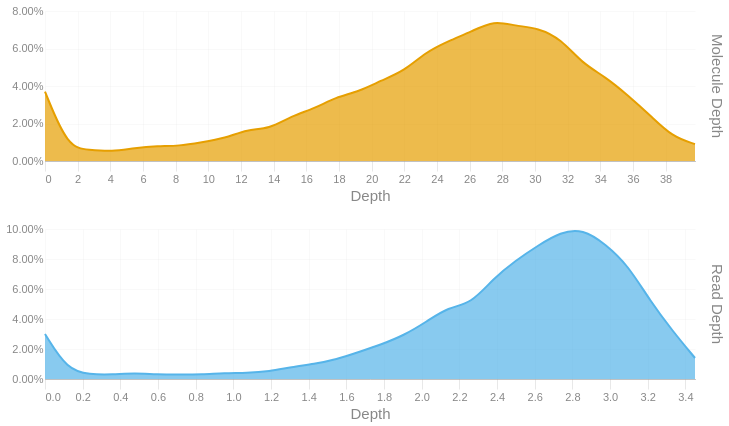

Here is the notebook cell this chart was saved with:
### Code cell
readdep = depth_hist(tb['Read Depth'], q99, 3)
readdep = readdep.with_columns(pl.lit('Read Depth').alias('Metric'))
if not SKIPLR:
    moldep = depth_hist(tb['Molecule Depth'], mol_q99, 1)
    moldep = moldep.with_columns(pl.lit('Molecule Depth').alias('Metric'))
    _hist = pl.concat([readdep, moldep])
    _hist = _hist.filter(pl.col('Proportion') != 0)
    with SafeRender(_hist):
        (
            alt.Chart(_hist)        
            .mark_area(interpolate = "basis")
            .encode(
                x=alt.X('Bin:Q').scale(domainMin=0).axis(alt.Axis(title='Depth')),
                y = alt.Y('Proportion:Q', title = None).axis(format = '.2%'),
                color = alt.Color('Metric:N').legend(None),
                row = alt.Row("Metric:N").header(title = None, labelOrient = 'right'),
                tooltip = [
                    alt.Tooltip("Metric:N", title = "Metric"),
                    alt.Tooltip('Interval:N', title = "Depth Interval"),
                    alt.Tooltip('Proportion:Q', title = "% Alignments").format('.2%')
                ]
            )
            .resolve_scale(x='independent', y='independent')
            .properties(
                height = 150, width = 650,
                usermeta={'embedOptions': {'downloadFileName': f'{samplename}.depth.hist'}}
            )
        ).display()
else:
    readdep = readdep.filter(pl.col('Proportion') != 0)
    with SafeRender(readdep):
        (
            alt.Chart(readdep)        
            .mark_area(interpolate = "basis")
            .encode(
                x=alt.X('Bin:Q').scale(domainMin=0).axis(alt.Axis(title='Depth')),
                y = alt.Y('Proportion:Q', title = None).axis(format = '.2%'),
                tooltip = [
                    alt.Tooltip('Interval:N', title = "Depth Interval"),
                    alt.Tooltip('Proportion:Q', title = "% Alignments").format('.2%')
                ]
            )
            .properties(
                usermeta={'embedOptions': {'downloadFileName': f'{samplename}.depth.hist'}}
            )
        ).display()

### Figure 1 — Vega-Lite specification as saved in the notebook (floating-point values rounded to 4 significant figures)
{"width": 650, "height": 150, "config": {"title": {"anchor": "start", "dy": -15, "fontSize": 18, "color": "#888888", "subtitleColor": "#888888", "subtitleFontSize": 14}, "arc": {"fill": "#0072B2"}, "axis": {"domainColor": "#888888", "domainWidth": 0.5, "gridWidth": 0.2, "grid": false, "titleFontWeight": 400, "titleFontSize": 15, "labelFontSize": 11, "labelColor": "#888888", "tickColor": "#888888", "tickWidth": 0.2, "titleColor": "#888888"}, "axisBand": {"grid": false}, "axisX": {"grid": true, "tickSize": 10, "domainCap": "round"}, "axisY": {"domain": false, "grid": true, "tickSize": 0, "domainCap": "round"}, "background": "transparent", "header": {"labelFontSize": 15, "labelColor": "#888888", "titleFontSize": 15, "titleFontWeight": 600, "titleColor": "#888888"}, "legend": {"labelFont": "sans-serif", "labelFontSize": 12, "labelColor": "#888888", "symbolSize": 100, "symbolType": "circle", "titleFontSize": 12, "titlePadding": 10, "titleColor": "#888888", "title": null}, "range": {"category": ["#E69F00", "#56B4E9", "#009E73", "#F0E442", "#0072B2", "#D55E00", "#CC79A7", "#000000"], "diverging": ["#cfe8f3", "#a2d4ec", "#73bfe2", "#46abdb", "#1696d2", "#12719e"]}, "area": {"fill": "#0072B2", "fillOpacity": 0.7, "line": true, "strokeOpacity": 0.7}, "line": {"color": "#0072B2", "stroke": "#0072B2", "strokeWidth": 2}, "trail": {"color": "#0072B2", "stroke": "#0072B2", "strokeWidth": 0, "size": 1}, "point": {"filled": true, "fillOpacity": 1.0, "size": 95}, "text": {"color": "#888888", "fontSize": 11, "align": "right", "fontWeight": 400, "size": 11}, "bar": {"fill": "#0072B2", "stroke": null}, "view": {"stroke": null, "continuousWidth": 660, "continuousHeight": 400}}, "data": {"name": "data-7acaec4dd7652b8d19dc068efb6fc2e3"}, "mark": {"type": "area", "interpolate": "basis"}, "encoding": {"color": {"field": "Metric", "legend": null, "type": "nominal"}, "row": {"field": "Metric", "header": {"title": null, "labelOrient": "right"}, "type": "nominal"}, "tooltip": [{"field": "Metric", "title": "Metric", "type": "nominal"}, {"field": "Interval", "title": "Depth Interval", "type": "nominal"}, {"field": "Proportion", "format": ".2%", "title": "% Alignments", "type": "quantitative"}], "x": {"axis": {"title": "Depth"}, "field": "Bin", "scale": {"domainMin": 0}, "type": "quantitative"}, "y": {"axis": {"format": ".2%"}, "field": "Proportion", "title": null, "type": "quantitative"}}, "resolve": {"scale": {"x": "independent", "y": "independent"}}, "usermeta": {"embedOptions": {"downloadFileName": "S6_LaHave_3614.depth.hist"}}, "$schema": "https://vega.github.io/schema/vega-lite/v6.1.0.json", "datasets": {"data-7acaec4dd7652b8d19dc068efb6fc2e3": [{"Bin": 0.0, "Interval": "0.0-0.119", "Proportion": 0.03, "Metric": "Read Depth"}, {"Bin": 0.119, "Interval": "0.119-0.238", "Proportion": 0.006, "Metric": "Read Depth"}, {"Bin": 0.238, "Interval": "0.238-0.357", "Proportion": 0.003, "Metric": "Read Depth"}, {"Bin": 0.357, "Interval": "0.357-0.476", "Proportion": 0.003, "Metric": "Read Depth"}, {"Bin": 0.476, "Interval": "0.476-0.595", "Proportion": 0.004, "Metric": "Read Depth"}, {"Bin": 0.595, "Interval": "0.595-0.714", "Proportion": 0.003, "Metric": "Read Depth"}, {"Bin": 0.714, "Interval": "0.714-0.833", "Proportion": 0.003, "Metric": "Read Depth"}, {"Bin": 0.833, "Interval": "0.833-0.952", "Proportion": 0.003, "Metric": "Read Depth"}, {"Bin": 0.952, "Interval": "0.952-1.071", "Proportion": 0.004, "Metric": "Read Depth"}, {"Bin": 1.071, "Interval": "1.071-1.19", "Proportion": 0.004, "Metric": "Read Depth"}, {"Bin": 1.19, "Interval": "1.19-1.309", "Proportion": 0.005, "Metric": "Read Depth"}, {"Bin": 1.309, "Interval": "1.309-1.428", "Proportion": 0.008, "Metric": "Read Depth"}, {"Bin": 1.428, "Interval": "1.428-1.547", "Proportion": 0.01, "Metric": "Read Depth"}, {"Bin": 1.547, "Interval": "1.547-1.666", "Proportion": 0.013, "Metric": "Read Depth"}, {"Bin": 1.666, "Interval": "1.666-1.785", "Proportion": 0.018, "Metric": "Read Depth"}, {"Bin": 1.785, "Interval": "1.785-1.904", "Proportion": 0.023, "Metric": "Read Depth"}, {"Bin": 1.904, "Interval": "1.904-2.023", "Proportion": 0.029, "Metric": "Read Depth"}, {"Bin": 2.023, "Interval": "2.023-2.142", "Proportion": 0.038, "Metric": "Read Depth"}, {"Bin": 2.142, "Interval": "2.142-2.261", "Proportion": 0.048, "Metric": "Read Depth"}, {"Bin": 2.261, "Interval": "2.261-2.38", "Proportion": 0.05, "Metric": "Read Depth"}, {"Bin": 2.38, "Interval": "2.38-2.499", "Proportion": 0.067, "Metric": "Read Depth"}, {"Bin": 2.499, "Interval": "2.499-2.618", "Proportion": 0.079, "Metric": "Read Depth"}, {"Bin": 2.618, "Interval": "2.618-2.737", "Proportion": 0.089, "Metric": "Read Depth"}, {"Bin": 2.737, "Interval": "2.737-2.856", "Proportion": 0.098, "Metric": "Read Depth"}, {"Bin": 2.856, "Interval": "2.856-2.975", "Proportion": 0.1, "Metric": "Read Depth"}, {"Bin": 2.975, "Interval": "2.975-3.094", "Proportion": 0.09, "Metric": "Read Depth"}, {"Bin": 3.094, "Interval": "3.094-3.213", "Proportion": 0.076, "Metric": "Read Depth"}, {"Bin": 3.213, "Interval": "3.213-3.332", "Proportion": 0.052, "Metric": "Read Depth"}, {"Bin": 3.332, "Interval": "3.332-3.451", "Proportion": 0.032, "Metric": "Read Depth"}, {"Bin": 3.451, "Interval": "3.451-3.57", "Proportion": 0.014, "Metric": "Read Depth"}, {"Bin": 0.0, "Interval": "0.0-1.4", "Proportion": 0.037, "Metric": "Molecule Depth"}, {"Bin": 1.4, "Interval": "1.4-2.7", "Proportion": 0.007, "Metric": "Molecule Depth"}, {"Bin": 2.7, "Interval": "2.7-4.1", "Proportion": 0.006, "Metric": "Molecule Depth"}, {"Bin": 4.1, "Interval": "4.1-5.5", "Proportion": 0.005, "Metric": "Molecule Depth"}, {"Bin": 5.5, "Interval": "5.5-6.9", "Proportion": 0.007, "Metric": "Molecule Depth"}, {"Bin": 6.9, "Interval": "6.9-8.2", "Proportion": 0.008, "Metric": "Molecule Depth"}, {"Bin": 8.2, "Interval": "8.2-9.6", "Proportion": 0.008, "Metric": "Molecule Depth"}, {"Bin": 9.6, "Interval": "9.6-11.0", "Proportion": 0.01, "Metric": "Molecule Depth"}, {"Bin": 11.0, "Interval": "11.0-12.4", "Proportion": 0.012, "Metric": "Molecule Depth"}, {"Bin": 12.4, "Interval": "12.4-13.7", "Proportion": 0.017, "Metric": "Molecule Depth"}, {"Bin": 13.7, "Interval": "13.7-15.1", "Proportion": 0.017, "Metric": "Molecule Depth"}, {"Bin": 15.1, "Interval": "15.1-16.5", "Proportion": 0.024, "Metric": "Molecule Depth"}, {"Bin": 16.5, "Interval": "16.5-17.8", "Proportion": 0.028, "Metric": "Molecule Depth"}, {"Bin": 17.8, "Interval": "17.8-19.2", "Proportion": 0.034, "Metric": "Molecule Depth"}, {"Bin": 19.2, "Interval": "19.2-20.6", "Proportion": 0.037, "Metric": "Molecule Depth"}, {"Bin": 20.6, "Interval": "20.6-22.0", "Proportion": 0.043, "Metric": "Molecule Depth"}, {"Bin": 22.0, "Interval": "22.0-23.3", "Proportion": 0.048, "Metric": "Molecule Depth"}, {"Bin": 23.3, "Interval": "23.3-24.7", "Proportion": 0.058, "Metric": "Molecule Depth"}, {"Bin": 24.7, "Interval": "24.7-26.1", "Proportion": 0.064, "Metric": "Molecule Depth"}, {"Bin": 26.1, "Interval": "26.1-27.5", "Proportion": 0.069, "Metric": "Molecule Depth"}, {"Bin": 27.5, "Interval": "27.5-28.8", "Proportion": 0.075, "Metric": "Molecule Depth"}, {"Bin": 28.8, "Interval": "28.8-30.2", "Proportion": 0.072, "Metric": "Molecule Depth"}, {"Bin": 30.2, "Interval": "30.2-31.6", "Proportion": 0.071, "Metric": "Molecule Depth"}, {"Bin": 31.6, "Interval": "31.6-32.9", "Proportion": 0.065, "Metric": "Molecule Depth"}, {"Bin": 32.9, "Interval": "32.9-34.3", "Proportion": 0.052, "Metric": "Molecule Depth"}, {"Bin": 34.3, "Interval": "34.3-35.7", "Proportion": 0.045, "Metric": "Molecule Depth"}, {"Bin": 35.7, "Interval": "35.7-37.1", "Proportion": 0.035, "Metric": "Molecule Depth"}, {"Bin": 37.1, "Interval": "37.1-38.4", "Proportion": 0.024, "Metric": "Molecule Depth"}, {"Bin": 38.4, "Interval": "38.4-39.8", "Proportion": 0.013, "Metric": "Molecule Depth"}, {"Bin": 39.8, "Interval": "39.8-41.18", "Proportion": 0.009, "Metric": "Molecule Depth"}]}}
